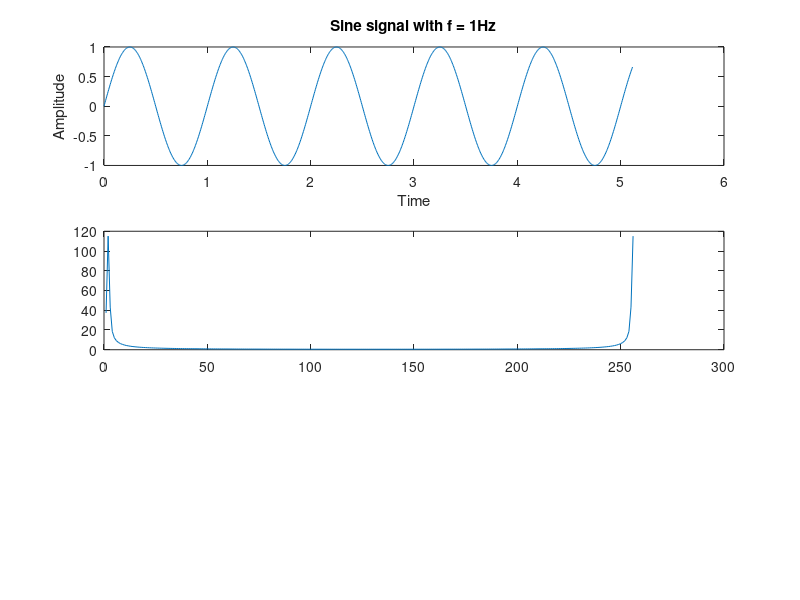

The MATLAB source for this figure:
%  Now estimate the frequency contents of the sinewave and the noisy signal using fft. 
%  Here you need to do the following (i) take 256 point fft of the signals 
%  [Hint: use command fft(signal,n), n is the points to be taken] 
%  (ii) take the amplitude spectra of the 256 points of the signal 
%  [Hint: use abs() command] and plot (iii) take the discretised plot of the amplitudes [Hint: use stem() command] and plot.

f = 1;
fs = 200;
N = 1024;
t = 0: 1/fs :N/fs - 1/fs;

s = sin(2 * pi * f * t);
subplot(3,1,1);
plot(t,s);
xlabel('Time');
ylabel('Amplitude');
title('Sine signal with f = 1Hz');

noise_gaussian = randn(1, length(s));
gau_signal = s + noise_gaussian;
subplot(3,1,2)
plot(t,gau_signal);
xlabel('Time');
ylabel('Amplitude');
title('Noisy Sine signal with f = 1Hz');

s_fft = fft(s,256);
s_mag = abs(s_fft);
noisy_fft = fft(noise_gaussian, 256);
plot(s_mag);